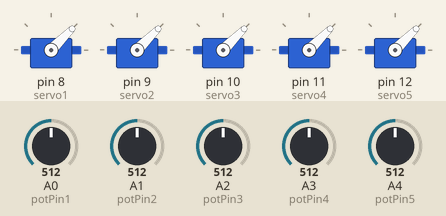
Simulated run of this sketch. Board: Arduino Uno, built with avr-gcc and run on an emulated ATmega328P. Parts: 5 × servo. The test bench sets the inputs (shaded band); at power-on: A0 (potPin1) = 512, A1 (potPin2) = 512, A2 (potPin3) = 512, A3 (potPin4) = 512, A4 (potPin5) = 512.

Above: at 1.2 s.
1.3 s: A0 (potPin1) set to 716
At 1.8 s:
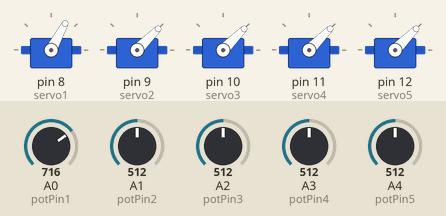
2.8 s: A1 (potPin2) set to 716
At 4.0 s:
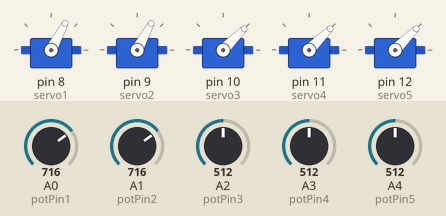
4.3 s: A2 (potPin3) set to 716
At 5.3 s:
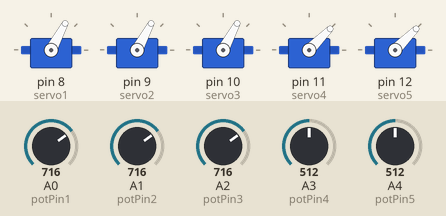
5.8 s: A3 (potPin4) set to 716
At 6.5 s:
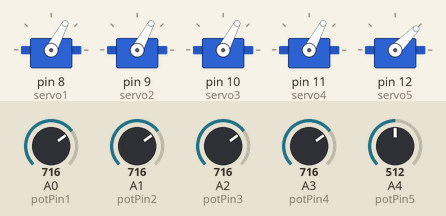
7.3 s: A4 (potPin5) set to 716
At 7.6 s:
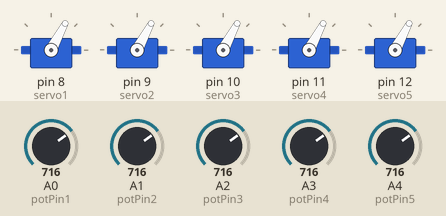
8.8 s: A0 (potPin1) set to 992
At 10.0 s:
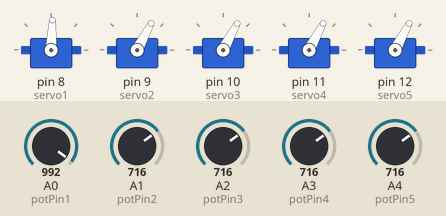
Timing chart, 0 to 11.3 s (numbered marks = the images above; inputs shaded):
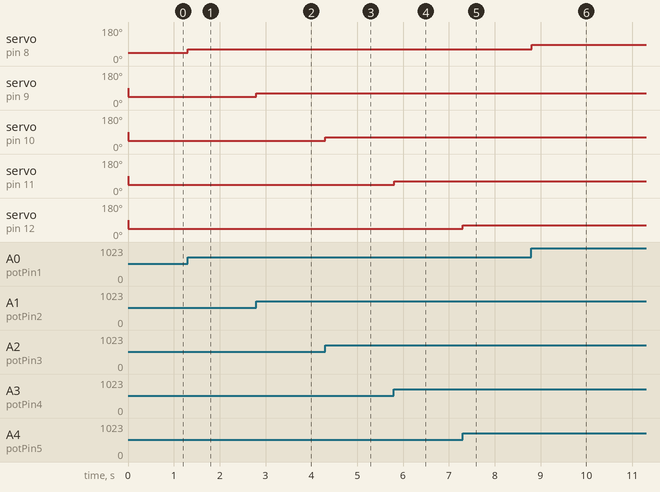

Measured:
- after the input at 1.3 s, servo on pin 8 (servo1): 45° → 62° at once
- after the input at 2.8 s, servo on pin 9 (servo2): 45° → 62° at once
- after the input at 4.3 s, servo on pin 10 (servo3): 45° → 62° at once
- after the input at 5.8 s, servo on pin 11 (servo4): 45° → 62° at once
- after the input at 7.3 s, servo on pin 12 (servo5): 45° → 62° at once
- after the input at 8.8 s, servo on pin 8 (servo1): 62° → 87° at once

The sketch:

ServoMotors5.ino
```cpp
/*
 Controlling a servo position using a potentiometer
*/

#include <Servo.h>

Servo servo1;       // create servo object to control a servo
Servo servo2;
Servo servo3;
Servo servo4;
Servo servo5;


int potPin1 = A0;   // analog pin used to connect the potentiometer
int potPin2 = A1;
int potPin3 = A2;
int potPin4 = A3;
int potPin5 = A4;


int val;            // variable to read the value from the analog pin
int va2;
int va3;
int va4;
int va5;

void setup() {
  servo1.attach(8); // attaches the servo on pin 9 to the servo object
  servo2.attach(9);
  servo3.attach(10);
  servo4.attach(11);
  servo5.attach(12);
}

void loop() {

  val = analogRead(potPin1);            // reads the value of the potentiometer (value between 0 and 1023)
  val = map(val, 0, 1023, 0, 90);     // scale it for use with the servo (value between 0 and 90)
  servo1.write(val);                  // sets the servo position according to the scaled value
  delay(1);                           // waits for the servo to get there

   va2 = analogRead(potPin2);
  va2 = map(va2, 0, 1023, 0, 90);
  servo2.write(va2);
  delay(1);

   va3 = analogRead(potPin3);
  va3 = map(va3, 0, 1023, 0, 90);
  servo3.write(va3);
  delay(1);

   va4 = analogRead(potPin4);
  va4 = map(va4, 0, 1023, 0, 90);
  servo4.write(va4);
  delay(1);

   va5 = analogRead(potPin5);
  va5 = map(va5, 0, 1023, 0, 90);
  servo5.write(va5);
  delay(1);
}
```
